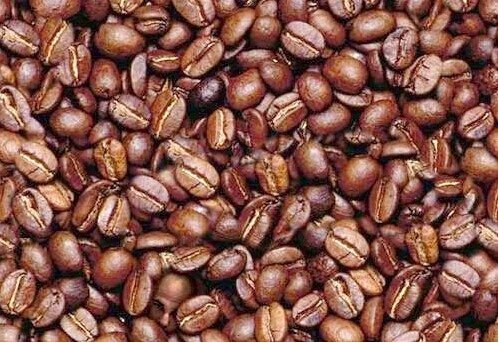
#> input picture Week8/coffee.jpg, 499 x 343 px, given in place of thematrix.png, which was not available
$ jupyter execute --allow-errors hw9pr2b.ipynb
#> lines starting #> are read from the running program, lines starting #| are printed output that depends on the picture; pictures that were not available may be replaced by others from this repository, and a replacement may not be noted
[cell 1]
#
# hw9pr2b.py - the k-means algorithm and posterizing ~ cs181/cs35 spring 2021
#

[cell 2]
# import everything we need...
import numpy as np
import matplotlib.pyplot as plt
from sklearn.cluster import KMeans
import utils
import cv2
import seaborn as sns
sns.set(style="darkgrid")

[cell 3]
IMAGE_NAME = "./thematrix.png"

image = cv2.imread(IMAGE_NAME, cv2.IMREAD_COLOR)
#> image is the input picture: shape (343, 499, 3); mean B, G, R 74.6, 85.7, 133.7
image = cv2.cvtColor(image, cv2.COLOR_BGR2RGB)

image_pixels = image.reshape((image.shape[0] * image.shape[1], 3))

print(image_pixels)
#> (printed output is left out)

[cell 4]
NUM_MEANS = 3
clusters = KMeans(n_clusters = NUM_MEANS)
clusters.fit(image_pixels)

count = 0
for center in clusters.cluster_centers_:
    print("Center #", count, " == ", center)
    # note that the center's values are floats, not ints!
    center_integers = [int(p) for p in center]
    print("   and as ints:", center_integers)
    count += 1

#> (the rest of this cell did not finish here and is left out)

[cell 5]
NUM_MEANS = 5
clusters = KMeans(n_clusters = NUM_MEANS)
clusters.fit(image_pixels)

count = 0
for center in clusters.cluster_centers_:
    print("Center #", count, " == ", center)
    # note that the center's values are floats, not ints!
    center_integers = [int(p) for p in center]
    print("   and as ints:", center_integers)
    count += 1

#> (the rest of this cell did not finish here and is left out)

[cell 6]
NUM_MEANS = 7
clusters = KMeans(n_clusters = NUM_MEANS)
clusters.fit(image_pixels)

count = 0
for center in clusters.cluster_centers_:
    print("Center #", count, " == ", center)
    # note that the center's values are floats, not ints!
    center_integers = [int(p) for p in center]
    print("   and as ints:", center_integers)
    count += 1

#> (the rest of this cell did not finish here and is left out)

[cell 7]
NUM_MEANS = 3
clusters = KMeans(n_clusters = NUM_MEANS)
clusters.fit(image_pixels)

NUM_MEANS_1 = 5
clusters_1 = KMeans(n_clusters = NUM_MEANS_1)
clusters_1.fit(image_pixels)

NUM_MEANS_2 = 7
clusters_2 = KMeans(n_clusters = NUM_MEANS_2)
clusters_2.fit(image_pixels)

NUM_MEANS_3 = 9
clusters_3 = KMeans(n_clusters = NUM_MEANS_3)
clusters_3.fit(image_pixels)

#> (the rest of this cell did not finish here and is left out)

[cell 8]
# Reshaping the image into a 2D array of pixels and 3 color values (RGB)
pixel_vals = image.reshape((-1,3))

# Convert to float type
pixel_vals = np.float32(pixel_vals)

[cell 9]
#the below line of code defines the criteria for the algorithm to stop running,
#which will happen is 100 iterations are run or the epsilon (which is the required accuracy)
#becomes 85%
criteria = (cv2.TERM_CRITERIA_EPS + cv2.TERM_CRITERIA_MAX_ITER, 100, 0.85)

# then perform k-means clustering wit h number of clusters defined as 3
#also random centres are initally chosed for k-means clustering
k = 3
retval, labels, centers = cv2.kmeans(pixel_vals, k, None, criteria, 10, cv2.KMEANS_RANDOM_CENTERS)
#> retval = 264848884.5; centers = [[139.5, 82.18, 68.35], [63.78, 24.89, 21.07], [205.8, 160.3, 144.6]]

# convert data into 8-bit values
centers = np.uint8(centers)
#> centers = [[139, 82, 68], [63, 24, 21], [205, 160, 144]]
segmented_data = centers[labels.flatten()]

# reshape data into the original image dimensions
segmented_image = segmented_data.reshape((image.shape))
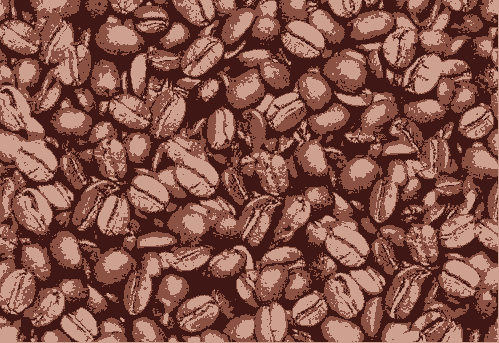
#> segmented_image: shape (343, 499, 3); mean R, G, B 133, 85.3, 74.3

plt.imshow(segmented_image); plt.axis("off")

[cell 10]
#the below line of code defines the criteria for the algorithm to stop running,
#which will happen is 100 iterations are run or the epsilon (which is the required accuracy)
#becomes 85%
criteria = (cv2.TERM_CRITERIA_EPS + cv2.TERM_CRITERIA_MAX_ITER, 100, 0.85)

# then perform k-means clustering wit h number of clusters defined as 7
#also random centres are initally chosed for k-means clustering
k = 7
retval, labels, centers = cv2.kmeans(pixel_vals, k, None, criteria, 10, cv2.KMEANS_RANDOM_CENTERS)
#> retval = 78794063.9; centers = [[149.7, 92.34, 75.89], [85.82, 37.53, 31.47], [120.5, 62.2, 52.02], [203.5, 157, 141.6], [41.76, 12.26, 10.67], [176.9, 124.1, 106.3], [234.4, 197.1, 183.1]]

# convert data into 8-bit values
centers = np.uint8(centers)
#> centers = [[149, 92, 75], [85, 37, 31], [120, 62, 52], [203, 156, 141], [41, 12, 10], [176, 124, 106], [234, 197, 183]]
segmented_data = centers[labels.flatten()]

# reshape data into the original image dimensions
segmented_image = segmented_data.reshape((image.shape))
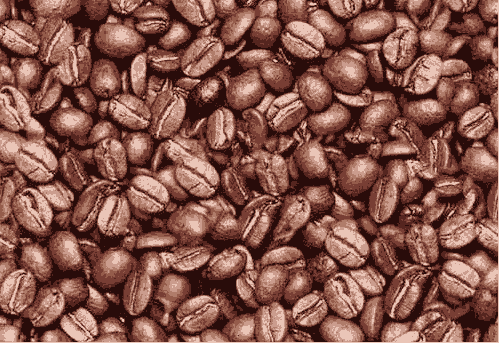
#> segmented_image: shape (343, 499, 3); mean R, G, B 133, 85.4, 74.2

plt.imshow(segmented_image); plt.axis("off")

[cell 11]
import numpy as np
import matplotlib.pyplot as plt
from sklearn.cluster import KMeans
import utils
import cv2
import seaborn as sns
sns.set(style="darkgrid")

[cell 12]
IMAGE_NAME = "./princess_self.png"

image = cv2.imread(IMAGE_NAME, cv2.IMREAD_COLOR)
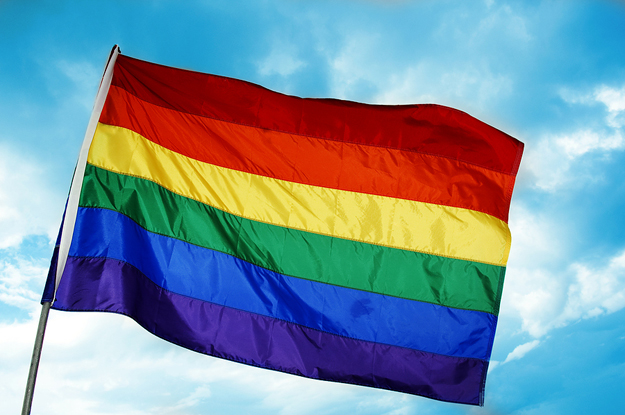
#> input picture Week8/flag.png, 625 x 415 px, given in place of princess_self.png, which was not available
#> image is the input picture: shape (415, 625, 3); mean B, G, R 161, 146.5, 122.3
image = cv2.cvtColor(image, cv2.COLOR_BGR2RGB)

image_pixels = image.reshape((image.shape[0] * image.shape[1], 3))

[cell 13]
NUM_MEANS = 5
clusters = KMeans(n_clusters = NUM_MEANS)
clusters.fit(image_pixels)

#> (the rest of this cell did not finish here and is left out)

[cell 14]
plt.figure()
plt.axis("off")
plt.imshow(image)

fig, ax = plt.subplots(1,1, sharex=False, sharey=False)
title = str(NUM_MEANS)+" means"
#> (the rest of this cell did not finish here and is left out)

[cell 15]
pixel_vals = image.reshape((-1,3))

# Convert to float type
pixel_vals = np.float32(pixel_vals)

[cell 16]
criteria = (cv2.TERM_CRITERIA_EPS + cv2.TERM_CRITERIA_MAX_ITER, 100, 0.85)

k = 10
retval, labels, centers = cv2.kmeans(pixel_vals, k, None, criteria, 10, cv2.KMEANS_RANDOM_CENTERS)
#> retval = 213053501.3; centers = [[138.1, 2.48, 1.6], [224.2, 242.1, 246.8], [227.3, 207.9, 74.72], [26, 140.1, 86.85], [168.5, 216.9, 233.3], [111.4, 193.2, 225], [47.95, 165.5, 211.8], [31.4, 60.96, 184], [27, 24.95, 87.47], [207.4, 35.88, 2.48]]

centers = np.uint8(centers)
#> centers = [[138, 2, 1], [224, 242, 246], [227, 207, 74], [26, 140, 86], [168, 216, 233], [111, 193, 224], [47, 165, 211], [31, 60, 184], [26, 24, 87], [207, 35, 2]]
segmented_data = centers[labels.flatten()]

# reshape data into the original image dimensions
segmented_image = segmented_data.reshape((image.shape))
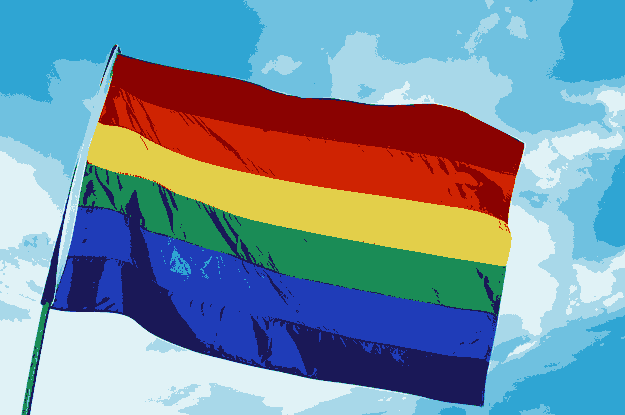
#> segmented_image: shape (415, 625, 3); mean R, G, B 121.9, 146, 160.4

plt.imshow(segmented_image); plt.axis("off")

[cell 17]
from sklearn.cluster import MiniBatchKMeans, KMeans
import numpy as np
import argparse
from cv2 import cv2

[cell 18]
pixel_vals = np.float32(pixel_vals)

[cell 19]
criteria = (cv2.TERM_CRITERIA_EPS + cv2.TERM_CRITERIA_MAX_ITER, 100, 0.85)
retval, labels, centers = cv2.kmeans(pixel_vals, k, None, criteria, 10, cv2.KMEANS_RANDOM_CENTERS)
#> retval = 240256229.9; centers = [[23.69, 75.93, 201.3], [26.41, 141.8, 88.3], [20.93, 26, 49.57], [210.5, 181.9, 37.27], [40.54, 31.93, 138.1], [214.2, 237.4, 243.8], [171.2, 17.15, 1.9], [234.9, 219.6, 92.75], [129.7, 200.8, 227.8], [54.57, 169.2, 213.4]]

[cell 20]
print(retval, labels, centers)
#> (printed output is left out)

[cell 21]
center = np.uint8(centers)
#> center = [[23, 75, 201], [26, 141, 88], [20, 26, 49], [210, 181, 37], [40, 31, 138], [214, 237, 243], [171, 17, 1], [234, 219, 92], [129, 200, 227], [54, 169, 213]]
print(center)
#| [[ 23  75 201]
#|  [ 26 141  88]
#|  [ 20  26  49]
#|  [210 181  37]
#|  [ 40  31 138]
#|  [214 237 243]
#|  [171  17   1]
#|  [234 219  92]
#|  [129 200 227]
#|  [ 54 169 213]]

[cell 22]
segmented_data = center[labels.flatten()]
print(segmented_data)
#> (printed output is left out)

[cell 23]
segmented_image = segmented_data.reshape((image.shape))
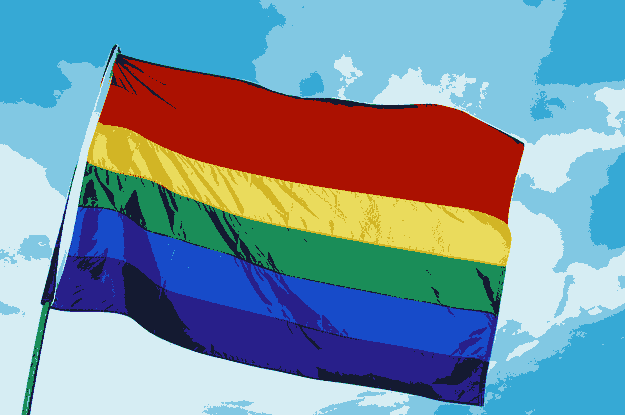
#> segmented_image: shape (415, 625, 3); mean R, G, B 121.8, 146, 160.4

[cell 24]
plt.figure()
plt.axis("off")
plt.imshow(segmented_image)

[cell 25]
image_bgr = cv2.cvtColor(segmented_image, cv2.COLOR_RGB2BGR)
cv2.imwrite('new_image.png',image_bgr)
#> Out = True
